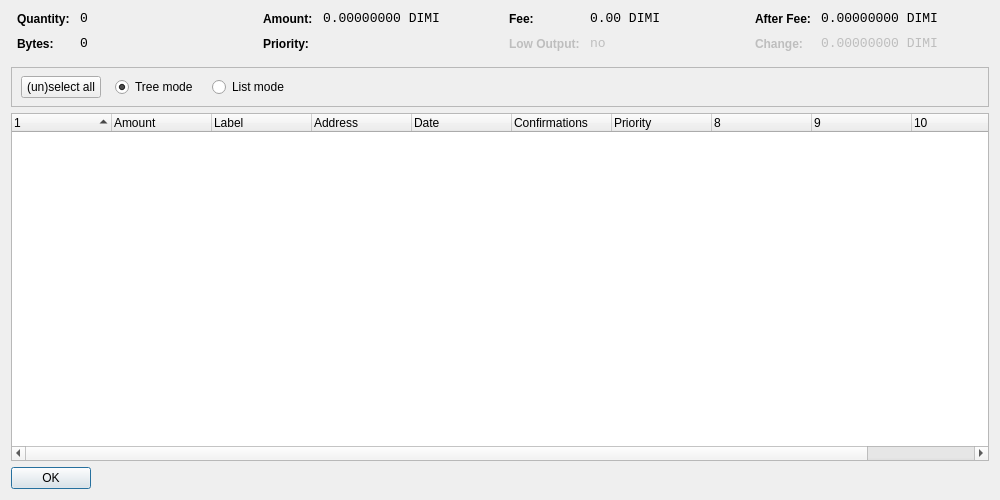
<?xml version="1.0" encoding="UTF-8"?>
<ui version="4.0">
 <class>CoinControlDialog</class>
 <widget class="QDialog" name="CoinControlDialog">
  <property name="geometry">
   <rect>
    <x>0</x>
    <y>0</y>
    <width>1000</width>
    <height>500</height>
   </rect>
  </property>
  <property name="windowTitle">
   <string>Coin Control</string>
  </property>
  <layout class="QVBoxLayout" name="verticalLayout">
   <item>
    <layout class="QHBoxLayout" name="horizontalLayoutTop" stretch="0,0,0,0">
     <property name="topMargin">
      <number>0</number>
     </property>
     <property name="bottomMargin">
      <number>10</number>
     </property>
     <item>
      <layout class="QFormLayout" name="formLayoutCoinControl1">
       <property name="horizontalSpacing">
        <number>10</number>
       </property>
       <property name="verticalSpacing">
        <number>10</number>
       </property>
       <property name="leftMargin">
        <number>6</number>
       </property>
       <property name="rightMargin">
        <number>6</number>
       </property>
       <item row="0" column="0">
        <widget class="QLabel" name="labelCoinControlQuantityText">
         <property name="styleSheet">
          <string notr="true">font-weight:bold;</string>
         </property>
         <property name="text">
          <string>Quantity:</string>
         </property>
        </widget>
       </item>
       <item row="0" column="1">
        <widget class="QLabel" name="labelCoinControlQuantity">
         <property name="font">
          <font>
           <family>Monospace</family>
           <pointsize>10</pointsize>
          </font>
         </property>
         <property name="cursor">
          <cursorShape>IBeamCursor</cursorShape>
         </property>
         <property name="contextMenuPolicy">
          <enum>Qt::ActionsContextMenu</enum>
         </property>
         <property name="text">
          <string notr="true">0</string>
         </property>
         <property name="textInteractionFlags">
          <set>Qt::LinksAccessibleByMouse|Qt::TextSelectableByKeyboard|Qt::TextSelectableByMouse</set>
         </property>
        </widget>
       </item>
       <item row="1" column="0">
        <widget class="QLabel" name="labelCoinControlBytesText">
         <property name="styleSheet">
          <string notr="true">font-weight:bold;</string>
         </property>
         <property name="text">
          <string>Bytes:</string>
         </property>
        </widget>
       </item>
       <item row="1" column="1">
        <widget class="QLabel" name="labelCoinControlBytes">
         <property name="font">
          <font>
           <family>Monospace</family>
           <pointsize>10</pointsize>
          </font>
         </property>
         <property name="cursor">
          <cursorShape>IBeamCursor</cursorShape>
         </property>
         <property name="contextMenuPolicy">
          <enum>Qt::ActionsContextMenu</enum>
         </property>
         <property name="text">
          <string notr="true">0</string>
         </property>
         <property name="textInteractionFlags">
          <set>Qt::LinksAccessibleByMouse|Qt::TextSelectableByKeyboard|Qt::TextSelectableByMouse</set>
         </property>
        </widget>
       </item>
      </layout>
     </item>
     <item>
      <layout class="QFormLayout" name="formLayoutCoinControl2">
       <property name="horizontalSpacing">
        <number>10</number>
       </property>
       <property name="verticalSpacing">
        <number>10</number>
       </property>
       <property name="leftMargin">
        <number>6</number>
       </property>
       <property name="rightMargin">
        <number>6</number>
       </property>
       <item row="0" column="0">
        <widget class="QLabel" name="labelCoinControlAmountText">
         <property name="styleSheet">
          <string notr="true">font-weight:bold;</string>
         </property>
         <property name="text">
          <string>Amount:</string>
         </property>
        </widget>
       </item>
       <item row="0" column="1">
        <widget class="QLabel" name="labelCoinControlAmount">
         <property name="font">
          <font>
           <family>Monospace</family>
           <pointsize>10</pointsize>
          </font>
         </property>
         <property name="cursor">
          <cursorShape>IBeamCursor</cursorShape>
         </property>
         <property name="contextMenuPolicy">
          <enum>Qt::ActionsContextMenu</enum>
         </property>
         <property name="text">
          <string notr="true">0.00000000 DIMI</string>
         </property>
         <property name="textInteractionFlags">
          <set>Qt::LinksAccessibleByMouse|Qt::TextSelectableByKeyboard|Qt::TextSelectableByMouse</set>
         </property>
        </widget>
       </item>
       <item row="1" column="0">
        <widget class="QLabel" name="labelCoinControlPriorityText">
         <property name="styleSheet">
          <string notr="true">font-weight:bold;</string>
         </property>
         <property name="text">
          <string>Priority:</string>
         </property>
        </widget>
       </item>
       <item row="1" column="1">
        <widget class="QLabel" name="labelCoinControlPriority">
         <property name="font">
          <font>
           <family>Monospace</family>
           <pointsize>10</pointsize>
          </font>
         </property>
         <property name="cursor">
          <cursorShape>IBeamCursor</cursorShape>
         </property>
         <property name="contextMenuPolicy">
          <enum>Qt::ActionsContextMenu</enum>
         </property>
         <property name="text">
          <string/>
         </property>
         <property name="textInteractionFlags">
          <set>Qt::LinksAccessibleByMouse|Qt::TextSelectableByKeyboard|Qt::TextSelectableByMouse</set>
         </property>
        </widget>
       </item>
      </layout>
     </item>
     <item>
      <layout class="QFormLayout" name="formLayoutCoinControl3">
       <property name="horizontalSpacing">
        <number>10</number>
       </property>
       <property name="verticalSpacing">
        <number>10</number>
       </property>
       <property name="leftMargin">
        <number>6</number>
       </property>
       <property name="rightMargin">
        <number>6</number>
       </property>
       <item row="0" column="0">
        <widget class="QLabel" name="labelCoinControlFeeText">
         <property name="styleSheet">
          <string notr="true">font-weight:bold;</string>
         </property>
         <property name="text">
          <string>Fee:</string>
         </property>
        </widget>
       </item>
       <item row="0" column="1">
        <widget class="QLabel" name="labelCoinControlFee">
         <property name="font">
          <font>
           <family>Monospace</family>
           <pointsize>10</pointsize>
          </font>
         </property>
         <property name="cursor">
          <cursorShape>IBeamCursor</cursorShape>
         </property>
         <property name="contextMenuPolicy">
          <enum>Qt::ActionsContextMenu</enum>
         </property>
         <property name="text">
          <string notr="true">0.00 DIMI</string>
         </property>
         <property name="textInteractionFlags">
          <set>Qt::LinksAccessibleByMouse|Qt::TextSelectableByKeyboard|Qt::TextSelectableByMouse</set>
         </property>
        </widget>
       </item>
       <item row="1" column="0">
        <widget class="QLabel" name="labelCoinControlLowOutputText">
         <property name="enabled">
          <bool>false</bool>
         </property>
         <property name="styleSheet">
          <string notr="true">font-weight:bold;</string>
         </property>
         <property name="text">
          <string>Low Output:</string>
         </property>
        </widget>
       </item>
       <item row="1" column="1">
        <widget class="QLabel" name="labelCoinControlLowOutput">
         <property name="enabled">
          <bool>false</bool>
         </property>
         <property name="font">
          <font>
           <family>Monospace</family>
           <pointsize>10</pointsize>
          </font>
         </property>
         <property name="cursor">
          <cursorShape>IBeamCursor</cursorShape>
         </property>
         <property name="contextMenuPolicy">
          <enum>Qt::ActionsContextMenu</enum>
         </property>
         <property name="text">
          <string notr="true">no</string>
         </property>
         <property name="textInteractionFlags">
          <set>Qt::LinksAccessibleByMouse|Qt::TextSelectableByKeyboard|Qt::TextSelectableByMouse</set>
         </property>
        </widget>
       </item>
      </layout>
     </item>
     <item>
      <layout class="QFormLayout" name="formLayoutCoinControl4">
       <property name="horizontalSpacing">
        <number>10</number>
       </property>
       <property name="verticalSpacing">
        <number>10</number>
       </property>
       <property name="leftMargin">
        <number>6</number>
       </property>
       <property name="rightMargin">
        <number>6</number>
       </property>
       <item row="0" column="0">
        <widget class="QLabel" name="labelCoinControlAfterFeeText">
         <property name="styleSheet">
          <string notr="true">font-weight:bold;</string>
         </property>
         <property name="text">
          <string>After Fee:</string>
         </property>
        </widget>
       </item>
       <item row="0" column="1">
        <widget class="QLabel" name="labelCoinControlAfterFee">
         <property name="font">
          <font>
           <family>Monospace</family>
           <pointsize>10</pointsize>
          </font>
         </property>
         <property name="cursor">
          <cursorShape>IBeamCursor</cursorShape>
         </property>
         <property name="contextMenuPolicy">
          <enum>Qt::ActionsContextMenu</enum>
         </property>
         <property name="text">
          <string notr="true">0.00000000 DIMI</string>
         </property>
         <property name="textInteractionFlags">
          <set>Qt::LinksAccessibleByMouse|Qt::TextSelectableByKeyboard|Qt::TextSelectableByMouse</set>
         </property>
        </widget>
       </item>
       <item row="1" column="0">
        <widget class="QLabel" name="labelCoinControlChangeText">
         <property name="enabled">
          <bool>false</bool>
         </property>
         <property name="styleSheet">
          <string notr="true">font-weight:bold;</string>
         </property>
         <property name="text">
          <string>Change:</string>
         </property>
        </widget>
       </item>
       <item row="1" column="1">
        <widget class="QLabel" name="labelCoinControlChange">
         <property name="enabled">
          <bool>false</bool>
         </property>
         <property name="font">
          <font>
           <family>Monospace</family>
           <pointsize>10</pointsize>
          </font>
         </property>
         <property name="cursor">
          <cursorShape>IBeamCursor</cursorShape>
         </property>
         <property name="contextMenuPolicy">
          <enum>Qt::ActionsContextMenu</enum>
         </property>
         <property name="text">
          <string notr="true">0.00000000 DIMI</string>
         </property>
         <property name="textInteractionFlags">
          <set>Qt::LinksAccessibleByMouse|Qt::TextSelectableByKeyboard|Qt::TextSelectableByMouse</set>
         </property>
        </widget>
       </item>
      </layout>
     </item>
    </layout>
   </item>
   <item>
    <widget class="QFrame" name="frame">
     <property name="minimumSize">
      <size>
       <width>0</width>
       <height>40</height>
      </size>
     </property>
     <property name="frameShape">
      <enum>QFrame::StyledPanel</enum>
     </property>
     <property name="frameShadow">
      <enum>QFrame::Sunken</enum>
     </property>
     <widget class="QWidget" name="horizontalLayoutWidget">
      <property name="geometry">
       <rect>
        <x>10</x>
        <y>0</y>
        <width>781</width>
        <height>41</height>
       </rect>
      </property>
      <layout class="QHBoxLayout" name="horizontalLayoutPanel" stretch="0,0,0,0,0">
       <property name="spacing">
        <number>14</number>
       </property>
       <item>
        <widget class="QPushButton" name="pushButtonSelectAll">
         <property name="sizePolicy">
          <sizepolicy hsizetype="Maximum" vsizetype="Fixed">
           <horstretch>0</horstretch>
           <verstretch>0</verstretch>
          </sizepolicy>
         </property>
         <property name="text">
          <string>(un)select all</string>
         </property>
        </widget>
       </item>
       <item>
        <widget class="QRadioButton" name="radioTreeMode">
         <property name="sizePolicy">
          <sizepolicy hsizetype="Maximum" vsizetype="Fixed">
           <horstretch>0</horstretch>
           <verstretch>0</verstretch>
          </sizepolicy>
         </property>
         <property name="text">
          <string>Tree mode</string>
         </property>
         <property name="checked">
          <bool>true</bool>
         </property>
        </widget>
       </item>
       <item>
        <widget class="QRadioButton" name="radioListMode">
         <property name="sizePolicy">
          <sizepolicy hsizetype="Maximum" vsizetype="Fixed">
           <horstretch>0</horstretch>
           <verstretch>0</verstretch>
          </sizepolicy>
         </property>
         <property name="text">
          <string>List mode</string>
         </property>
        </widget>
       </item>
       <item>
        <spacer name="horizontalSpacer">
         <property name="orientation">
          <enum>Qt::Horizontal</enum>
         </property>
         <property name="sizeHint" stdset="0">
          <size>
           <width>40</width>
           <height>20</height>
          </size>
         </property>
        </spacer>
       </item>
      </layout>
     </widget>
    </widget>
   </item>
   <item>
    <widget class="CoinControlTreeWidget" name="treeWidget">
     <property name="contextMenuPolicy">
      <enum>Qt::CustomContextMenu</enum>
     </property>
     <property name="sortingEnabled">
      <bool>false</bool>
     </property>
     <property name="columnCount">
      <number>11</number>
     </property>
     <attribute name="headerShowSortIndicator" stdset="0">
      <bool>true</bool>
     </attribute>
     <attribute name="headerStretchLastSection">
      <bool>false</bool>
     </attribute>
     <column>
      <property name="text">
       <string/>
      </property>
     </column>
     <column>
      <property name="text">
       <string>Amount</string>
      </property>
     </column>
     <column>
      <property name="text">
       <string>Label</string>
      </property>
     </column>
     <column>
      <property name="text">
       <string>Address</string>
      </property>
     </column>
     <column>
      <property name="text">
       <string>Date</string>
      </property>
     </column>
     <column>
      <property name="text">
       <string>Confirmations</string>
      </property>
      <property name="toolTip">
       <string>Confirmed</string>
      </property>
     </column>
     <column>
      <property name="text">
       <string>Priority</string>
      </property>
     </column>
     <column>
      <property name="text">
       <string/>
      </property>
     </column>
     <column>
      <property name="text">
       <string/>
      </property>
     </column>
     <column>
      <property name="text">
       <string/>
      </property>
     </column>
     <column>
      <property name="text">
       <string/>
      </property>
     </column>
    </widget>
   </item>
   <item>
    <widget class="QDialogButtonBox" name="buttonBox">
     <property name="sizePolicy">
      <sizepolicy hsizetype="Maximum" vsizetype="Fixed">
       <horstretch>0</horstretch>
       <verstretch>0</verstretch>
      </sizepolicy>
     </property>
     <property name="orientation">
      <enum>Qt::Horizontal</enum>
     </property>
     <property name="standardButtons">
      <set>QDialogButtonBox::Ok</set>
     </property>
    </widget>
   </item>
  </layout>
 </widget>
 <customwidgets>
  <customwidget>
   <class>CoinControlTreeWidget</class>
   <extends>QTreeWidget</extends>
   <header>coincontroltreewidget.h</header>
  </customwidget>
 </customwidgets>
 <resources/>
 <connections/>
</ui>
